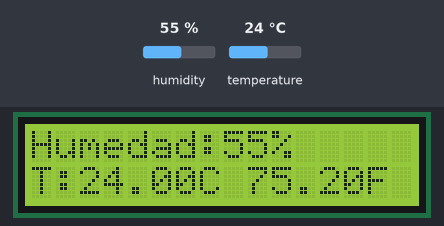
Simulated run of this sketch. Board: Arduino Uno, built with avr-gcc and run on an emulated ATmega328P. On the bench: 16×2 character LCD. The test bench sets the inputs (shaded band); at power-on: humidity 55 %, temperature 24 °C.

Above: at 1.2 s.
1.3 s: humidity set to 22 %
At 2.5 s:
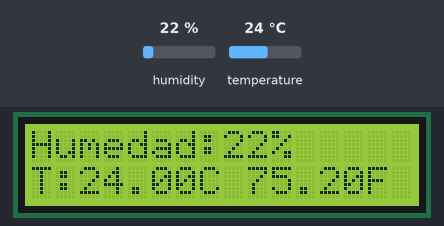
4.6 s: temperature set to 12 °C
At 6.6 s:
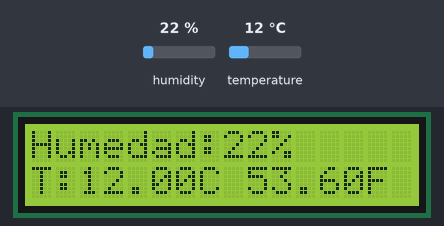
7.7 s: humidity set to 40 %
At 8.6 s:
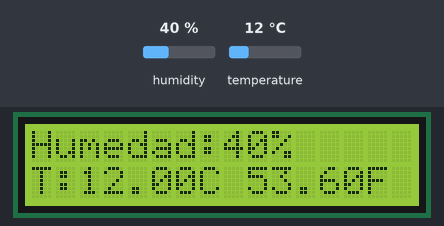
10.4 s: temperature set to 19 °C
At 12.7 s:
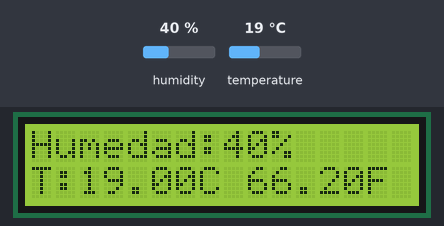
Timing chart, 0 to 14.2 s (numbered marks = the images above; inputs shaded):
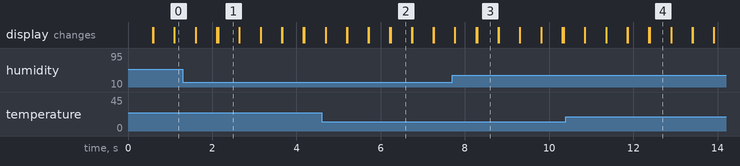

Measured:
- after the input at 1.3 s, the display: first differs from a run without the input after 0.84 s (image 1)
- after the input at 4.6 s, the display: first differs from a run without the input after 1.6 s (image 2)
- after the input at 7.7 s, the display: first differs from a run without the input after 0.59 s (image 3)
- after the input at 10.4 s, the display: first differs from a run without the input after 2.0 s (image 4)
- what the display in image 1 shows lasts 0.5 s, from 2.1 s to 2.6 s

The sketch:

LCD-DHT-11.ino
```cpp
#include <LiquidCrystal.h>

int rs = 12;
int e = 11;
int d4 = 6;
int d5 = 5;
int d6 = 4;
int d7 = 3;

float num1;
float num2;
float result;
String operacion;
LiquidCrystal lcd(rs, e, d4, d5, d6, d7);

//DHT-11
#include <DHT.h>
#include <DHT_U.h>

#define Type DHT11
int dhtPin = 2;
DHT HT(dhtPin, Type);
int humidity;
float tempC;
float tempF;
int dt = 500;

void setup() {
  Serial.begin(9600);
  lcd.begin(16, 2);

  HT.begin();
}

void loop() {
  humidity = HT.readHumidity();
  tempC = HT.readTemperature();
  tempF = HT.readTemperature(true);
  lcd.setCursor(0, 0);
  lcd.print("Humedad:");
  lcd.print(humidity);
  lcd.print("%");
  lcd.setCursor(0, 1);
  lcd.print("T:");
  lcd.print(tempC);
  lcd.print("C ");
  lcd.print(tempF);
  lcd.print("F");
  delay(dt);
  lcd.clear();
}
```
